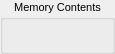
          <widget class="QGroupBox" name="UpperProgramCounter_2">
           <property name="maximumSize">
            <size>
             <width>115</width>
             <height>16777215</height>
            </size>
           </property>
           <property name="font">
            <font>
             <pointsize>8</pointsize>
            </font>
           </property>
           <property name="title">
            <string>Memory Contents</string>
           </property>
           <property name="alignment">
            <set>Qt::AlignHCenter|Qt::AlignTop</set>
           </property>
           <widget class="KLed" name="uPrgRegAssertLed_2">
            <property name="geometry">
             <rect>
              <x>98</x>
              <y>25</y>
              <width>10</width>
              <height>20</height>
             </rect>
            </property>
            <property name="state">
             <enum>KLed::Off</enum>
            </property>
            <property name="shape">
             <enum>KLed::Rectangular</enum>
            </property>
            <property name="look">
             <enum>KLed::Flat</enum>
            </property>
            <property name="color">
             <color>
              <red>255</red>
              <green>0</green>
              <blue>0</blue>
             </color>
            </property>
           </widget>
           <widget class="KLed" name="uPrgRegReadLed_2">
            <property name="geometry">
             <rect>
              <x>88</x>
              <y>25</y>
              <width>10</width>
              <height>20</height>
             </rect>
            </property>
            <property name="state">
             <enum>KLed::Off</enum>
            </property>
            <property name="shape">
             <enum>KLed::Rectangular</enum>
            </property>
            <property name="look">
             <enum>KLed::Flat</enum>
            </property>
            <property name="color">
             <color>
              <red>255</red>
              <green>255</green>
              <blue>0</blue>
             </color>
            </property>
           </widget>
           <widget class="KLed" name="uPrgRegBit7_2">
            <property name="geometry">
             <rect>
              <x>8</x>
              <y>25</y>
              <width>10</width>
              <height>20</height>
             </rect>
            </property>
            <property name="state">
             <enum>KLed::Off</enum>
            </property>
            <property name="shape">
             <enum>KLed::Rectangular</enum>
            </property>
            <property name="look">
             <enum>KLed::Flat</enum>
            </property>
            <property name="color">
             <color>
              <red>0</red>
              <green>255</green>
              <blue>0</blue>
             </color>
            </property>
           </widget>
           <widget class="KLed" name="uPrgRegBit6_2">
            <property name="geometry">
             <rect>
              <x>18</x>
              <y>25</y>
              <width>10</width>
              <height>20</height>
             </rect>
            </property>
            <property name="state">
             <enum>KLed::Off</enum>
            </property>
            <property name="shape">
             <enum>KLed::Rectangular</enum>
            </property>
            <property name="look">
             <enum>KLed::Flat</enum>
            </property>
            <property name="color">
             <color>
              <red>0</red>
              <green>255</green>
              <blue>0</blue>
             </color>
            </property>
           </widget>
           <widget class="KLed" name="uPrgRegBit5_2">
            <property name="geometry">
             <rect>
              <x>28</x>
              <y>25</y>
              <width>10</width>
              <height>20</height>
             </rect>
            </property>
            <property name="state">
             <enum>KLed::Off</enum>
            </property>
            <property name="shape">
             <enum>KLed::Rectangular</enum>
            </property>
            <property name="look">
             <enum>KLed::Flat</enum>
            </property>
            <property name="color">
             <color>
              <red>0</red>
              <green>255</green>
              <blue>0</blue>
             </color>
            </property>
           </widget>
           <widget class="KLed" name="uPrgRegBit4_2">
            <property name="geometry">
             <rect>
              <x>38</x>
              <y>25</y>
              <width>10</width>
              <height>20</height>
             </rect>
            </property>
            <property name="state">
             <enum>KLed::Off</enum>
            </property>
            <property name="shape">
             <enum>KLed::Rectangular</enum>
            </property>
            <property name="look">
             <enum>KLed::Flat</enum>
            </property>
            <property name="color">
             <color>
              <red>0</red>
              <green>255</green>
              <blue>0</blue>
             </color>
            </property>
           </widget>
           <widget class="KLed" name="uPrgRegBit1_2">
            <property name="geometry">
             <rect>
              <x>68</x>
              <y>25</y>
              <width>10</width>
              <height>20</height>
             </rect>
            </property>
            <property name="state">
             <enum>KLed::Off</enum>
            </property>
            <property name="shape">
             <enum>KLed::Rectangular</enum>
            </property>
            <property name="look">
             <enum>KLed::Flat</enum>
            </property>
            <property name="color">
             <color>
              <red>0</red>
              <green>255</green>
              <blue>0</blue>
             </color>
            </property>
           </widget>
           <widget class="KLed" name="uPrgRegBit3_2">
            <property name="geometry">
             <rect>
              <x>48</x>
              <y>25</y>
              <width>10</width>
              <height>20</height>
             </rect>
            </property>
            <property name="state">
             <enum>KLed::Off</enum>
            </property>
            <property name="shape">
             <enum>KLed::Rectangular</enum>
            </property>
            <property name="look">
             <enum>KLed::Flat</enum>
            </property>
            <property name="color">
             <color>
              <red>0</red>
              <green>255</green>
              <blue>0</blue>
             </color>
            </property>
           </widget>
           <widget class="KLed" name="uPrgRegBit0_2">
            <property name="geometry">
             <rect>
              <x>78</x>
              <y>25</y>
              <width>10</width>
              <height>20</height>
             </rect>
            </property>
            <property name="state">
             <enum>KLed::Off</enum>
            </property>
            <property name="shape">
             <enum>KLed::Rectangular</enum>
            </property>
            <property name="look">
             <enum>KLed::Flat</enum>
            </property>
            <property name="color">
             <color>
              <red>0</red>
              <green>255</green>
              <blue>0</blue>
             </color>
            </property>
           </widget>
           <widget class="KLed" name="uPrgRegBit2_2">
            <property name="geometry">
             <rect>
              <x>58</x>
              <y>25</y>
              <width>10</width>
              <height>20</height>
             </rect>
            </property>
            <property name="state">
             <enum>KLed::Off</enum>
            </property>
            <property name="shape">
             <enum>KLed::Rectangular</enum>
            </property>
            <property name="look">
             <enum>KLed::Flat</enum>
            </property>
            <property name="color">
             <color>
              <red>0</red>
              <green>255</green>
              <blue>0</blue>
             </color>
            </property>
           </widget>
          </widget>
